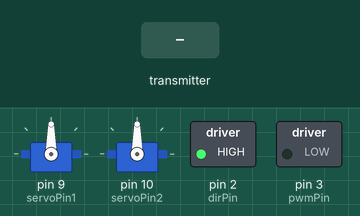
Bench run of a sketch on a simulated Arduino Uno, built with avr-gcc and run on an emulated ATmega328P. Shown: 2 × servo, switched loads named in the sketch (green lamp = pin HIGH). The inputs (shaded band) are chosen by the test bench. No radio packets arrive unless stated.

Above: at 1.2 s.
1.3 s: the transmitter starts sending value = 64
At 2.2 s:
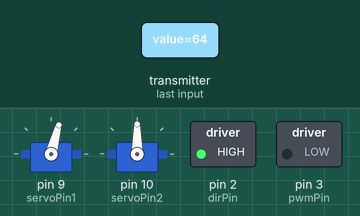
2.8 s: the transmitter starts sending key = 1
At 3.4 s:
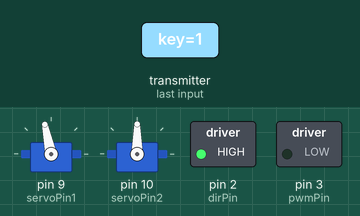
4.3 s: the transmitter starts sending value = 255
At 5.5 s:
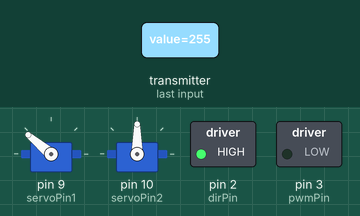
5.8 s: the transmitter starts sending key = 0
At 6.8 s:
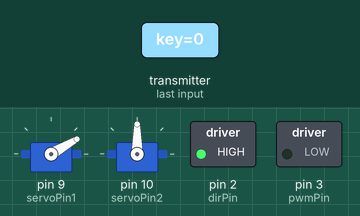
7.3 s: the transmitter starts sending value = 0
At 8.0 s:
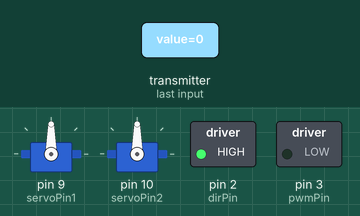
Timing chart, 0 to 9.8 s (numbered marks = the images above; inputs shaded):
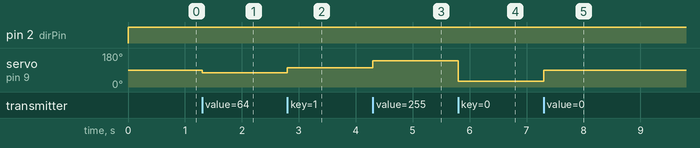

The sketch:

FLYBOT.ino
```cpp
#include <nRF24L01.h>
#include <RF24.h>
#include <Servo.h>

//#define DEBUG
#define servoPin1 9
#define servoPin2 10
#define dirPin 2
#define pwmPin 3

Servo myservo1;
Servo myservo2;

RF24 radio(6, 5); // CE, CSN
const byte address[6] = "00001";


enum buttons {
    LYF,
    LYB,
    RXL,
    RXR,
    STOP,
    LIGHT,
    POWER_DOWN,
    POWER_UP,
    TRIM_WHEEL_LEFT,
    TRIM_WHEEL_RIGHT,
    PING,
    PONG
  };

typedef struct {
  byte key;
  byte value;
} Package;

Package package;

int power = 0;
int powerStep = 64;
bool pingLed = false;
bool arm = false;
bool disarm = true;
int pulseInterval = 1000;
unsigned long previousMillisPulse;

void setup() {
  #ifdef DEBUG
    Serial.begin(115200);
  #endif
  radio.begin();
  radio.openReadingPipe(0, address);
  radio.setPALevel(RF24_PA_HIGH);
  radio.setDataRate(RF24_250KBPS);
  radio.setPayloadSize(2);
  radio.setChannel(2);
  radio.startListening();
  #ifdef DEBUG
    Serial.println("I am Receiver");
  #endif

  myservo1.attach(servoPin1);
  myservo1.write(90);
  myservo2.attach(servoPin2);
  myservo2.write(90);

  pinMode(dirPin, OUTPUT);
  pinMode(pwmPin, OUTPUT);
}

void loop() {
  #ifdef DEBUG
     Serial.print(F("Disarm: "));
     Serial.println(disarm);
  #endif

  if (disarm == true) {
      power = 0;
  }

  analogWrite(pwmPin, power);

  digitalWrite(dirPin, HIGH);

  if (millis() - previousMillisPulse >= pulseInterval) {
      previousMillisPulse = millis();
      #ifdef DEBUG
        Serial.print(F("Timer tick: "));
      #endif
      if (arm == false) {
        disarm = true;
      }

      arm = false;
  }

  if (radio.available()) {
      radio.read(&package, sizeof(package));

      if (package.key == buttons::PING) {
         #ifdef DEBUG
            Serial.print("PING: ");
            Serial.println(pingLed);
         #endif
         arm = true;
         disarm = false;
      }

      if (package.key == buttons::LYF) {
         #ifdef DEBUG
            Serial.print("LYF: ");
            Serial.println(package.value);
         #endif
         myservo1.write(map(package.value, 0, 255, 90, 30));
      }

      if (package.key == buttons::LYB) {
          #ifdef DEBUG
            Serial.print("LYB: ");
            Serial.println(package.value);
          #endif
          myservo1.write(map(package.value, 0, 255, 90, 140));
      }

      if (package.key == buttons::RXL) {
        #ifdef DEBUG
            Serial.print("RXL: ");
            Serial.println(package.value);
        #endif
        myservo2.write(map(package.value, 0, 255, 90, 30));
      }

      if (package.key == buttons::RXR) {
        #ifdef DEBUG
          Serial.print("RX: ");
          Serial.println(package.value);
        #endif
        myservo2.write(map(package.value, 0, 255, 90, 140));
      }

      if (package.key == buttons::POWER_DOWN) {
        #ifdef DEBUG
          Serial.print(F("POWER DOWN: "));
          Serial.println(power);
        #endif
        power -= powerStep;
        if (power < 0)
        {
          power = 0;
        }
      }

      if (package.key == buttons::POWER_UP) {
        #ifdef DEBUG
          Serial.print(F("POWER UP: "));
          Serial.println(power);
        #endif
        power += powerStep;
        if (power > 255)
        {
          power = 255;
        }
      }
  }
}
```

Measured:
- after the input at 1.3 s, servo on pin 9 (servoPin1): 90° → 75° at once
- after the input at 2.8 s, servo on pin 9 (servoPin1): 75° → 102° at once
- after the input at 4.3 s, servo on pin 9 (servoPin1): 102° → 140° at once
- after the input at 5.8 s, servo on pin 9 (servoPin1): 140° → 30° at once
- after the input at 7.3 s, servo on pin 9 (servoPin1): 30° → 90° at once
